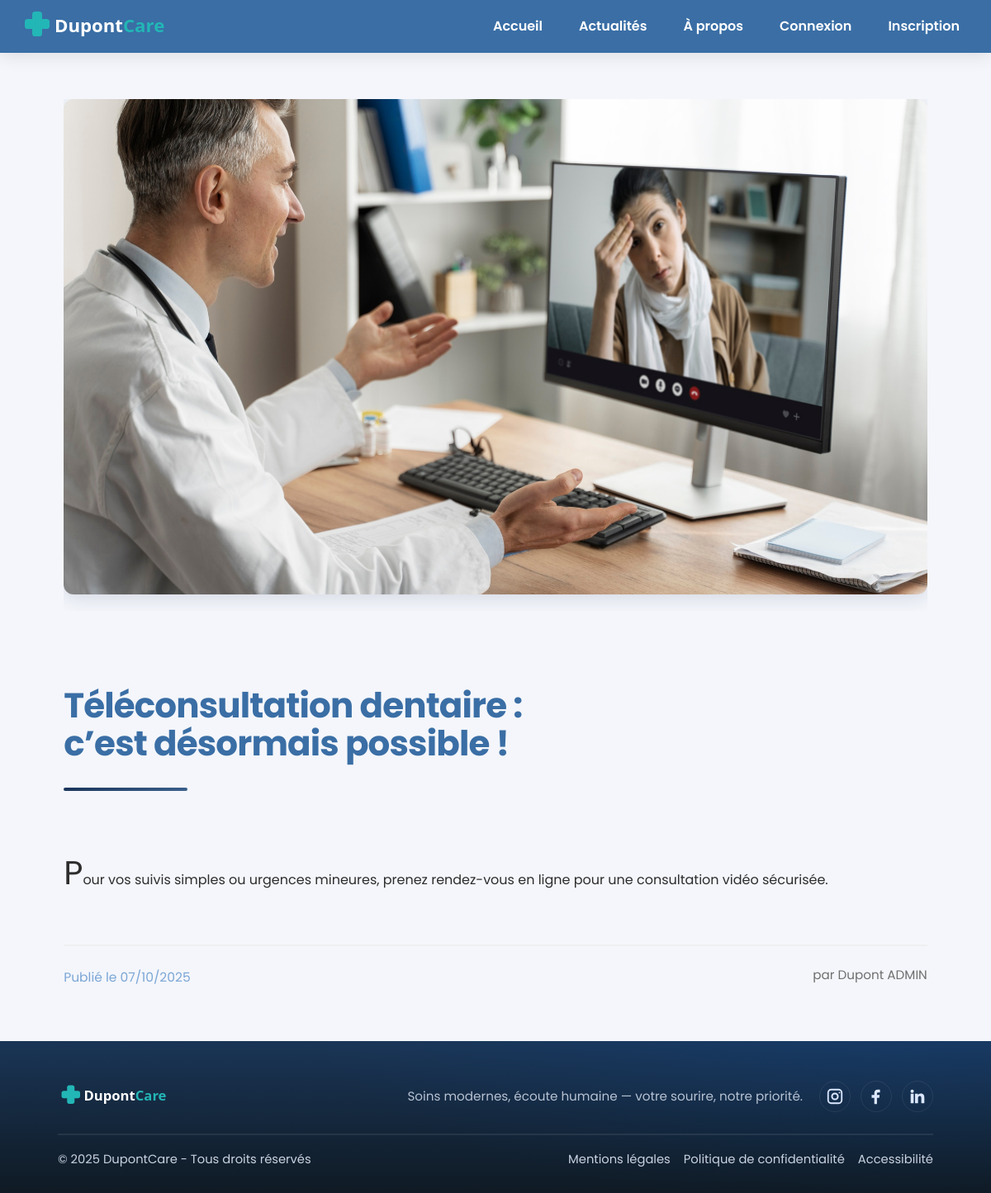
The page /index.php?page=actus&action=show&id=5 on the database its author committed.
### tables this page shows
CREATE TABLE `actualite` (
  `id` int(10) UNSIGNED NOT NULL,
  `auteur_id` int(10) UNSIGNED NOT NULL,
  `titre` varchar(200) NOT NULL,
  `contenu` mediumtext NOT NULL,
  `date_publication` datetime DEFAULT NULL,
  `statut` enum('BROUILLON','PUBLIE','ARCHIVE') NOT NULL DEFAULT 'BROUILLON',
  `image` varchar(255) DEFAULT NULL
);

CREATE TABLE `utilisateur` (
  `id` int(10) UNSIGNED NOT NULL,
  `role` enum('PATIENT','MEDECIN','SECRETAIRE') NOT NULL,
  `nom` varchar(100) NOT NULL,
  `prenom` varchar(100) NOT NULL,
  `email` varchar(190) NOT NULL,
  `telephone` varchar(30) DEFAULT NULL,
  `avatar` varchar(255) DEFAULT NULL,
  `password_hash` varchar(255) NOT NULL,
  `date_inscription` datetime NOT NULL DEFAULT current_timestamp(),
  `date_naissance` date DEFAULT NULL
);

### app/controllers/ActusController.php (called while the page is built, shortened)
<?php
class ActusController {
    private $actuModel;
    public function __construct() {
        $this->actuModel = new ActuModel();
    }
    public function show($id) {
        $actu = $this->actuModel->getActuById($id);
    require_once 'app/views/actu/detail-actu.php';
    }
}

### app/core/App.php (called while the page is built, shortened)
<?php
class App {
    public function run() {
        $action = isset($_GET['action']) ? strtolower($_GET['action']) : 'index';
        $method = strtolower(trim($action));
        $params = [];
        if (isset($_GET['id'])) {
            $params[] = $_GET['id'];
        }
        try {
            $controller = new $controllerClass();
            call_user_func_array([$controller, $method], $params);
        } catch (\Exception $e) {
            error_log("Exception détaillée: " . $e->getMessage());
            error_log("Fichier: " . $e->getFile() . " ligne " . $e->getLine());
            error_log("Stack trace: " . $e->getTraceAsString());
            http_response_code(404);
            include __DIR__ . '/../views/error/404.php';
        }
    }
}

### index.php (called while the page is built, shortened)
<?php
$app = new App();
$app->run();

### app/core/Model.php (called while the page is built, shortened)
<?php
abstract class Model {
    public function __construct() {
        $this->db = Database::getInstance();
    }
}

### app/models/database.php (called while the page is built, shortened)
<?php
class Database {
    private static $instance = null;
    private $connection;
    private function __construct() {
        $host = 'localhost';
        $dbname = 'bdd_dupont';
        $user = 'root';
        $pass = '';
        $options = [
            PDO::ATTR_ERRMODE => PDO::ERRMODE_EXCEPTION,
            PDO::ATTR_DEFAULT_FETCH_MODE => PDO::FETCH_ASSOC,
            PDO::MYSQL_ATTR_INIT_COMMAND => 'SET NAMES utf8mb4'
        ];
        try {
            $this->connection = new PDO(
                "mysql:host=$host;dbname=$dbname",
                $user,
                $pass,
                $options
            );
        } catch (PDOException $e) {
            die('Erreur connexion BDD : ' . $e->getMessage());
        }
    }
    public function prepare($sql) {
        return $this->connection->prepare($sql);
    }
    public static function getInstance() {
        if (self::$instance === null) {
            self::$instance = new self();
        }
        return self::$instance;
    }
}

### app/models/ActuModel.php (called while the page is built, shortened)
<?php
class ActuModel extends Model {
    public function getActuById($id) {
        $sql = "SELECT a.*, u.nom as auteur_nom, u.prenom as auteur_prenom
                FROM actualite a
                JOIN utilisateur u ON a.auteur_id = u.id
                WHERE a.id = ? AND a.statut = 'PUBLIE'";
        $stmt = $this->db->prepare($sql);
        $stmt->execute([$id]);
        return $stmt->fetch();
    }
}

### app/views/actu/detail-actu.php (the view, shortened to what this page needs)
<?php
include __DIR__ . '/../templates/header.php';
?>
<link rel="stylesheet" href="css/detail-actu.css?v=<?php echo time(); ?>">
<main>
  <section class="actu-section">
    <div class="actu-detail-container">
      <?php if (empty($actu)): ?>
        <p class="no-actus">Aucune actualité n'est disponible pour le moment.</p>
      <?php else: ?>
        <article class="actu-detail">
          <div class="actu-detail-flex<?php echo empty($actu['image']) ? ' no-image' : ''; ?>">
            <?php if (!empty($actu['image'])): ?>
              <div class="actu-detail-image">
                <img src="/cabinetdupont/public/uploads/<?php echo htmlspecialchars($actu['image']); ?>" alt="Image de l'actualité">
              </div>
            <?php endif; ?>
            <div class="actu-detail-content-block">
              <h3><?php echo htmlspecialchars($actu['titre']); ?></h3>
              <div class="actu-detail-content">
                <p><?php echo nl2br(htmlspecialchars($actu['contenu'])); ?></p>
              </div>
              <div class="actu-detail-meta">
                <span class="actu-date">Publié le <?php echo date('d/m/Y', strtotime($actu['date_publication'])); ?></span>
                <span class="actu-author meta-author">par <?php echo htmlspecialchars($actu['auteur_prenom'] . ' ' . $actu['auteur_nom']); ?></span>
              </div>
            </div>
          </div>
        </article>
      <?php endif; ?>
    </div>
  </section>
</main>
<?php include __DIR__ . '/../templates/footer.php'; ?>

### css/style.css (style rules this page uses)
* { box-sizing: border-box; margin: 0; padding: 0; scroll-behavior: auto; }
body { font-family: 'Poppins', system-ui, -apple-system, Segoe UI, Roboto, Arial, sans-serif; line-height: 1.6; color: #333; }
main { min-height: 100vh; width: 100%; }
:root { --bg: #f4f6fb; --brand: #3a6ea5; --accent: #00c6ff; --accent-2: #0072ff; --text: #1e2936; --white: #fff; }
* { box-sizing: border-box; margin: 0; padding: 0; }
html, body { height: 100%; }
body { font-family: 'Poppins', system-ui, -apple-system, Segoe UI, Roboto, Arial, sans-serif; background: var(--bg); color: var(--text); line-height: 1.6; }

### css/header.css (style rules this page uses)
:root { --brand: #3a6ea5; --accent: #00c6ff; --white: #fff; }

### css/footer.css (style rules this page uses)
:root { --footer-bg: #0f1724; --footer-text: #c9d3e1; --footer-heading: #ffffff; --footer-line: rgba(255,255,255,0.08); --brand: #3a6ea5; }

### css/login.css (style rules this page uses)
html, body { height: 100%; }
body { display: flex; flex-direction: column; min-height: 100vh; }
main { flex: 1 0 auto; }
body { font-family: 'Poppins', system-ui, -apple-system, Segoe UI, Roboto, Arial, sans-serif; background: #f4f6fb; color: #1e2936; margin: 0; min-height: 100vh; }

### css/register.css (style rules this page uses)
body { font-family: 'Poppins', system-ui, -apple-system, Segoe UI, Roboto, Arial, sans-serif; background: #f4f6fb; color: #1e2936; margin: 0; min-height: 100vh; }
html, body { height: 100%; }
body { display: flex; flex-direction: column; min-height: 100vh; }
main { flex: 1 0 auto; }

### css/actu.css (style rules this page uses)
.actu-section { max-width: 1200px; margin: 0 auto; padding: 48px 16px 64px 16px; }
.actu-date { font-size: 0.97rem; color: #7ca6d6; align-self: flex-end; margin-top: 8px; }

### css/creneaux.css (style rules this page uses)
:root { --primary-color: #3a6ea5; --secondary-color: #2563eb; --background-color: #f4f6fb; --card-background: #ffffff; --text-color: #1e293b; --text-muted: #64748b; --border-radius: 8px; --box-shadow: 0 2px 4px rgba(0, 0, 0, 0.1); }

### css/agenda.css (style rules this page uses)
:root { --calendar-bg: #ffffff; --calendar-border: #e2e8f0; --calendar-header-bg: #f8fafc; --calendar-text: #1e293b; --calendar-text-light: #64748b; --calendar-primary: #3b82f6; --calendar-primary-hover: #2563eb; --calendar-grid-border: #e2e8f0; --calendar-slot-hover: #f1f5f9; --calendar-shadow: rgba(0, 0, 0, 0.1); --calendar-time-width: 80px; --calendar-header-height: 60px; --calendar-slot-height: 30px; }

### rows shown on the page
actualite: image (picture), titre "Téléconsultation dentaire : c’est désormais possible !", contenu "Pour vos suivis simples ou urgences mineures, prenez rendez-vous en ligne pour une consultation vidéo sécurisée.", date_publication "07/10/2025", auteur.nom "Dupont ADMIN"
